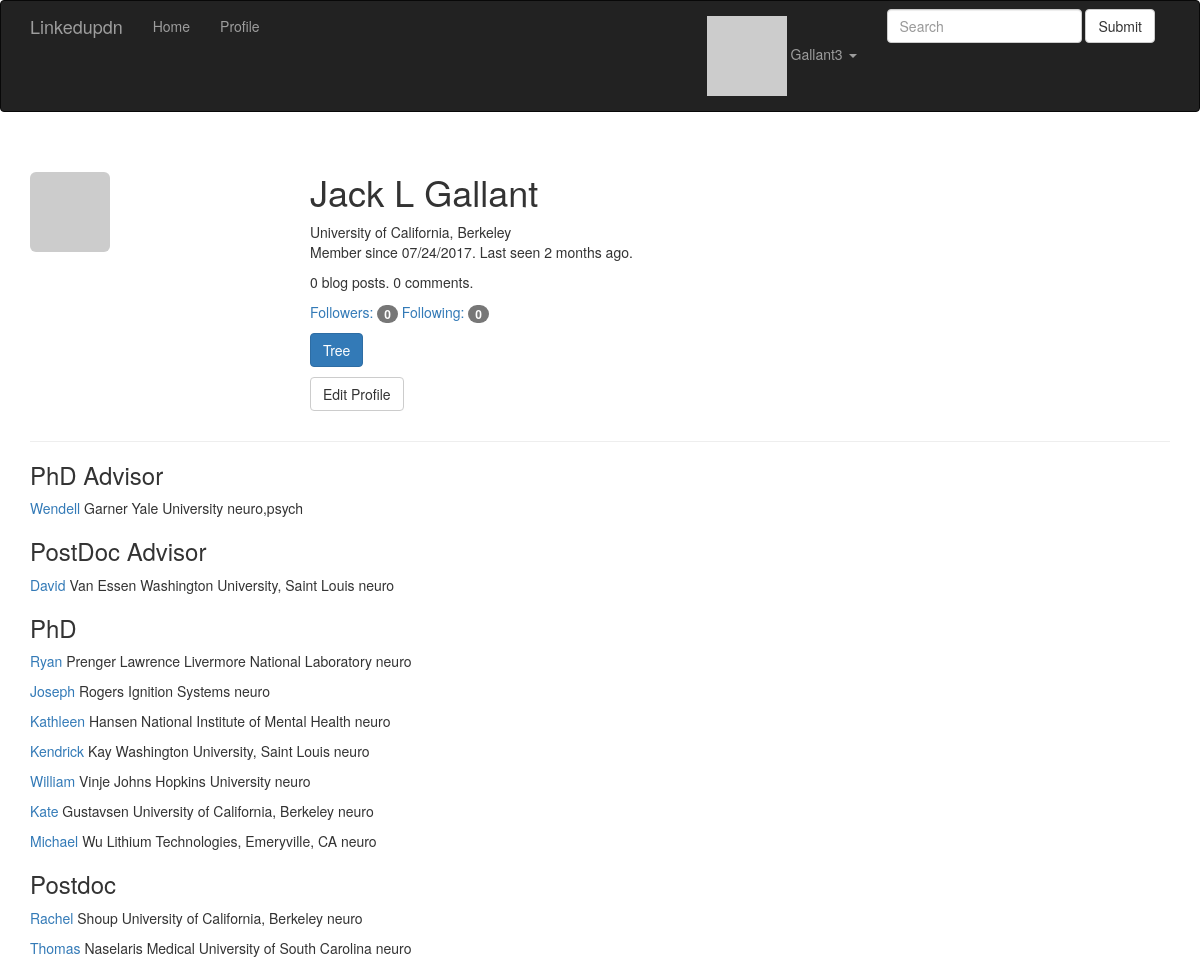
The page /user/Gallant3 (signed in) on the database its author committed.
### app/models.py (models this page shows, shortened)
class User(UserMixin, db.Model):
    __tablename__ = 'users'
    __searchable__ = ['username']
    id = db.Column(db.Integer, primary_key=True)
    pid = db.Column(db.Integer)
    email = db.Column(db.String(64), unique=True, index=True)
    username = db.Column(db.String(64), unique=True, index=True)
    role_id = db.Column(db.Integer, db.ForeignKey('roles.id'))
    password_hash = db.Column(db.String(128))
    confirmed = db.Column(db.Boolean, default=False)
    name = db.Column(db.String(64))
    firstName = db.Column(db.String(64))
    middleName = db.Column(db.String(64))
    lastName = db.Column(db.String(64))
    location = db.Column(db.String(64))
    about_me = db.Column(db.Text())
    member_since = db.Column(db.DateTime(), default=datetime.utcnow)
    last_seen = db.Column(db.DateTime(), default=datetime.utcnow)
    avatar_hash = db.Column(db.String(32))
    organization = db.Column(db.String(64))
    majorField = db.Column(db.String(64))
    orcid = db.Column(db.String(64))
    award = db.Column(db.String(64))
    posts = db.relationship('Post', backref='author', lazy='dynamic')
    followed = db.relationship('Follow',
                               foreign_keys=[Follow.follower_id],
                               backref=db.backref('follower', lazy='joined'),
                               lazy='dynamic',
                               cascade='all, delete-orphan')
    followers = db.relationship('Follow',
                                foreign_keys=[Follow.followed_id],
                                backref=db.backref('followed', lazy='joined'),
                                lazy='dynamic',
                                cascade='all, delete-orphan')
    phdAdvisors = db.relationship('Connect',
                                foreign_keys=[Connect.phd_id],
                                backref=db.backref('phd', lazy='joined'),
                                lazy='dynamic',
                                cascade='all, delete-orphan')
    phds = db.relationship('Connect',
                                foreign_keys=[Connect.phdAdvisor_id],
                                backref=db.backref('phdAdvisor', lazy='joined'),
                                lazy='dynamic',
                                cascade='all, delete-orphan')
    postdocAdvisors = db.relationship('ConnectP',
                                foreign_keys=[ConnectP.postdoc_id],
                                backref=db.backref('postdoc', lazy='joined'),
                                lazy='dynamic',
                                cascade='all, delete-orphan')
    postdocs = db.relationship('ConnectP',
                                foreign_keys=[ConnectP.postdocAdvisor_id],
                                backref=db.backref('postdocAdvisor', lazy='joined'),
                                lazy='dynamic',
                                cascade='all, delete-orphan')
    comments = db.relationship('Comment', backref='author', lazy='dynamic')
    @property
    def password(self):
        raise AttributeError('password is not a readable attribute')
    def can(self, permissions):
        return self.role is not None and \
            (self.role.permissions & permissions) == permissions
    def is_administrator(self):
        return self.can(Permission.ADMINISTER)
    def ping(self):
        self.last_seen = datetime.utcnow()
        db.session.add(self)
    def gravatar(self, size=100, default='identicon', rating='g'):
        if request.is_secure:
            url = 'https://secure.gravatar.com/avatar'
        else:
            url = 'http://www.gravatar.com/avatar'
        hash = self.avatar_hash or hashlib.md5(
            self.email.encode('utf-8')).hexdigest()
        return '{url}/{hash}?s={size}&d={default}&r={rating}'.format(
            url=url, hash=hash, size=size, default=default, rating=rating)

### app/main/views.py (the view)
@main.route('/user/<username>')
def user(username):
    user = User.query.filter_by(username=username).first_or_404()
    connectUpp = user.phdAdvisors.first()
    connectUppd = user.postdocAdvisors.first()
    connectDnp = user.phds.all()
    connectDnpd = user.postdocs.all()
    if connectUpp is not None:
        phdAdvisor = connectUpp.phdAdvisor
    else:
        phdAdvisor = None
    if connectUppd is not None:
        postdocAdvisor = connectUppd.postdocAdvisor
    else:
        postdocAdvisor = None
    if connectDnp is not None:
        phds = [{'user': i.phd, 'timestamp': i.timestamp} for i in connectDnp]
    else:
        phds = None
    if connectDnpd is not None:
        postdocs = [{'user': i.postdoc, 'timestamp': i.timestamp} for i in connectDnpd]
    else:
        postdocs = None
    return render_template('user.html', user=user,
                           phdAdvisor=phdAdvisor, postdocAdvisor=postdocAdvisor,
                           phds=phds, postdocs=postdocs)

### app/auth/views.py (called while the page is built)
@auth.before_app_request
def before_request():
    if current_user.is_authenticated:
        current_user.ping()
        if not current_user.confirmed \
                and request.endpoint \
                and request.endpoint[:5] != 'auth.' \
                and request.endpoint != 'static':
            return redirect(url_for('auth.unconfirmed'))

### app/main/__init__.py (called while the page is built)
@main.app_context_processor
def inject_permissions():
    return dict(Permission=Permission)

### app/main/views.py (called while the page is built)
@main.after_app_request
def after_request(response):
    for query in get_debug_queries():
        if query.duration >= current_app.config['LINKEDUPDN_SLOW_DB_QUERY_TIME']:
            current_app.logger.warning(
                'Slow query: %s\nParameters: %s\nDuration: %fs\nContext: %s\n'
                % (query.statement, query.parameters, query.duration,
                   query.context))
    return response

### app/models.py (called while the page is built)
@login_manager.user_loader
def load_user(user_id):
    return User.query.get(int(user_id))

### app/templates/user.html (shortened to what this page needs)
{% extends "base.html" %}
{% import "_macros.html" as macros %}
{% block page_content %}
<div class="page-header">
    <img class="img-rounded profile-thumbnail" src="{{ user.gravatar(size=256) }}">
    <div class="profile-header">
        <h1>{{ user.firstName }} {{user.middleName}} {{user.lastName}}</h1>
        {% if user.organization %}{{user.organization}}<br>{% endif %}
        <p>Member since {{ moment(user.member_since).format('L') }}. Last seen {{ moment(user.last_seen).fromNow() }}.</p>
        <p>{{ user.posts.count() }} blog posts. {{ user.comments.count() }} comments.</p>
        <p>
            <a href="{{ url_for('.followers', username=user.username) }}">Followers: <span class="badge">{{ user.followers.count() - 1 }}</span></a>
            <a href="{{ url_for('.followed_by', username=user.username) }}">Following: <span class="badge">{{ user.followed.count() - 1 }}</span></a>
        </p>
        <p>
          <a href="{{ url_for('.tree', username=user.username) }}" class="btn btn-primary">Tree</a>
        </p>
        <p>
            {% if user == current_user %}
            <a class="btn btn-default" href="{{ url_for('.edit_profile') }}">Edit Profile</a>
            {% endif %}
        </p>
    </div>
</div>
{% if phdAdvisor %}
  <h3> PhD Advisor </h3>
  <p><a href="{{ url_for('.user', username=phdAdvisor.username) }}">{{ phdAdvisor.firstName }}</a>
  {{ phdAdvisor.lastName }}
  {{ phdAdvisor.organization }}
  {{ phdAdvisor.majorField }}</p>
{% endif %}
{% if postdocAdvisor %}
  <h3> PostDoc Advisor </h3>
  <p><a href="{{ url_for('.user', username=postdocAdvisor.username) }}">{{ postdocAdvisor.firstName }}</a>
  {{ postdocAdvisor.lastName }}
  {{ postdocAdvisor.organization }}
  {{ postdocAdvisor.majorField }}</p>
{% endif %}
{% if phds %}
  <h3> PhD </h3>
  {% for phd in phds %}
    <p><a href="{{ url_for('.user', username=phd.user.username) }}">{{ phd.user.firstName }}</a>
    {{ phd.user.lastName }}
    {{ phd.user.organization }}
    {{ phd.user.majorField }}</p>
  {% endfor %}
{% endif %}
{% if postdocs %}
  <h3> Postdoc </h3>
  {% for postdoc in postdocs %}
    <p><a href="{{ url_for('.user', username=postdoc.user.username) }}">{{ postdoc.user.firstName }}</a>
    {{ postdoc.user.lastName }}
    {{ postdoc.user.organization }}
    {{ postdoc.user.majorField }}</p>
  {% endfor %}
{% endif %}
{% endblock %}

### app/templates/base.html (shortened to what this page needs)
{% extends "bootstrap/base.html" %}
{% block head %}
{{ super() }}
<link rel="stylesheet" type="text/css" href="{{ url_for('static', filename='styles.css') }}">
{% endblock %}
{% block navbar %}
<div class="navbar navbar-inverse" role="navigation">
    <div class="container">
        <div class="navbar-header">
            <a class="navbar-brand" href="{{ url_for('main.index') }}">Linkedupdn</a>
        </div>
        <div class="navbar-collapse collapse">
            <ul class="nav navbar-nav">
                <li><a href="{{ url_for('main.index') }}">Home</a></li>
                {% if current_user.is_authenticated %}
                <li><a href="{{ url_for('main.user', username=current_user.username) }}">Profile</a></li>
                {% endif %}
            </ul>
            <form class="navbar-form navbar-right" action="{{ url_for('search')}}" method="post">
              <div class="form-group">
                <input type="text" class="form-control" placeholder="Search">
              </div>
              <button type="submit" class="btn btn-default">Submit</button>
            </form>
            <ul class="nav navbar-nav navbar-right">
                {% if current_user.is_authenticated %}
                <li class="dropdown">
                    <a href="#" class="dropdown-toggle" data-toggle="dropdown">
                        <img src="{{ current_user.gravatar(size=18) }}">
                        {{ current_user.username }} <b class="caret"></b>
                    </a>
                </li>
                {% else %}
                <li><a href="{{ url_for('auth.login') }}">Log In</a></li>
                {% endif %}
            </ul>
        </div>
    </div>
</div>
{% endblock %}
{% block content %}
<div class="container">
    {% block page_content %}{% endblock %}
</div>
{% endblock %}

### app/static/styles.css (style rules this page uses)
.profile-thumbnail { position: absolute; }
.profile-header { min-height: 260px; margin-left: 280px; }

### rows shown on the page
User: username "Gallant3", firstName "Jack", middleName "L", lastName "Gallant", organization "University of California, Berkeley", member_since "07/24/2017", last_seen "2 months ago"
User: firstName "Wendell", lastName "Garner", organization "Yale University", majorField "neuro,psych"
User: firstName "David", lastName "Van Essen", organization "Washington University, Saint Louis", majorField "neuro"
User: user.firstName "Ryan", user.lastName "Prenger", user.organization "Lawrence Livermore National Laboratory", user.majorField "neuro"
User: user.firstName "Joseph", user.lastName "Rogers", user.organization "Ignition Systems", user.majorField "neuro"
User: user.firstName "Kathleen", user.lastName "Hansen", user.organization "National Institute of Mental Health", user.majorField "neuro"
User: user.firstName "Kendrick", user.lastName "Kay", user.organization "Washington University, Saint Louis", user.majorField "neuro"
User: user.firstName "William", user.lastName "Vinje", user.organization "Johns Hopkins University", user.majorField "neuro"
User: user.firstName "Kate", user.lastName "Gustavsen", user.organization "University of California, Berkeley", user.majorField "neuro"
User: user.firstName "Michael", user.lastName "Wu", user.organization "Lithium Technologies, Emeryville, CA", user.majorField "neuro"
User: user.firstName "Rachel", user.lastName "Shoup", user.organization "University of California, Berkeley", user.majorField "neuro"
User: user.firstName "Thomas", user.lastName "Naselaris", user.organization "Medical University of South Carolina", user.majorField "neuro"

### other values the page prints
{{ user.posts.count() }} "0"
{{ user.comments.count() }} "0"
{{ user.followers.count() - 1 }} "0"
{{ user.followed.count() - 1 }} "0"
